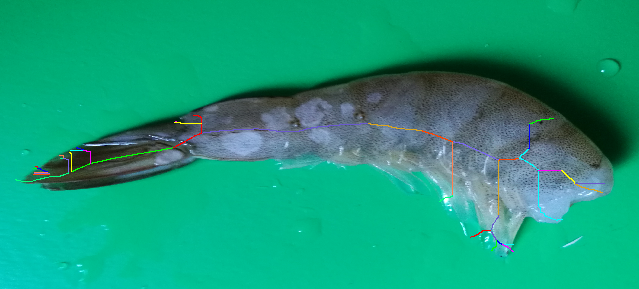
%> input picture 1.jpg, 639 x 289 px
$ octave count.m   (GNU Octave 9; MATLAB toolbox functions it lacks are replaced by stand-ins)
%> lines starting %> are read from the running program, lines starting %| are printed output that depends on the picture; in (x1, y1, x2, y2) boxes, pixels count from 0 and x2, y2 are one past the last pixel; in counts of white or black regions, pixels touching at a corner belong together; the program's own positions count from 1
clear ;clc ;close all ;
% 二值化
img = imread('1.jpg');
%> img is the input picture: size 289x639x3 uint8; mean R, G, B 22.9, 155.9, 121.7
[h,w,n] = size(img);
%> h = 289; w = 639; n = 3
hsv = rgb2hsv(img);  % 转hsv
%> hsv: size 289x639x3 double; mean H, S, V 0.462, 0.819, 0.625
s = hsv(:,:,2);      % s分量
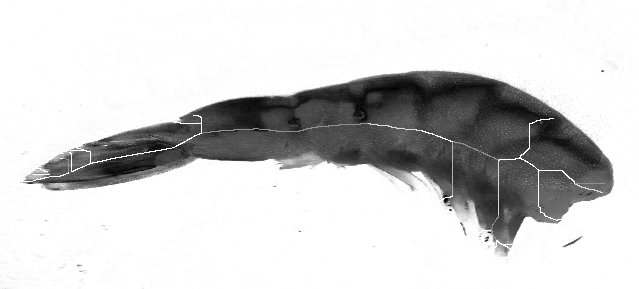
%> s: size 289x639 double; min 0, max 1, mean 0.819
bw = ~im2bw(s,graythresh(s)); % 二值化
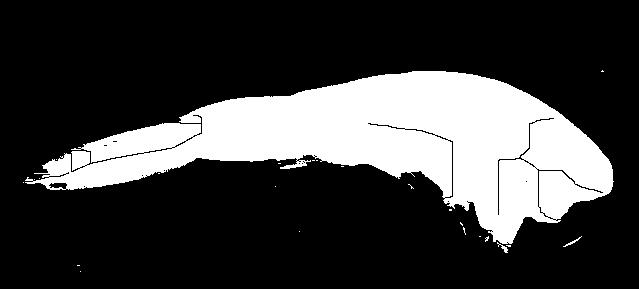
%> bw: size 289x639 logical; 24.3% white; 24 white regions (21 under 20 px), largest, box (x1, y1, x2, y2) and area: (25, 71, 614, 244) 44670, (563, 236, 582, 247) 37, (497, 242, 508, 253) 37
se = strel('disk',10);
bw2 = imclose(bw,se);
%> bw2: size 289x639 logical; 25.5% white; 7 white regions (5 under 20 px), largest, box (x1, y1, x2, y2) and area: (23, 71, 614, 253) 47085, (563, 236, 582, 247) 37
bw3 = bwareaopen(bw2,500);
%> bw3: size 289x639 logical; 25.5% white; 1 white region, box (x1, y1, x2, y2) and area: (23, 71, 614, 253) 47085

% 求边缘
bbw3 = double(bw3);
bwedge = edge(bbw3);
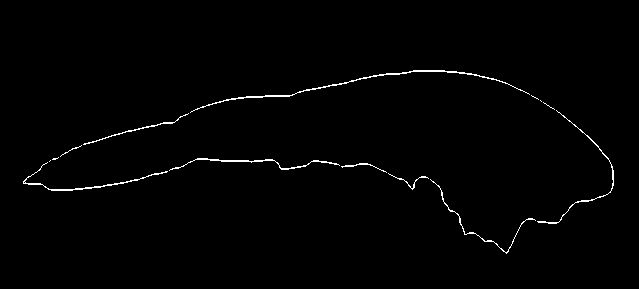
%> bwedge: size 289x639 logical; 1% white in thin lines or dots, all inside (x1, y1, x2, y2) = (23, 70, 614, 254)
indexedge = find(bwedge ~= 0);
%> indexedge = 1911 values from 6829 to 177343
[rowedge,coledge] = ind2sub(size(bwedge),indexedge);
%> rowedge = 1911 values, max 254 at index 1564, min 71 at index 1222, mean 149.4; coledge = 1911 values from 24 to 614
Yedge = rowedge';
%> Yedge has the same summary as rowedge
Xedge = coledge';
%> Xedge = 1911 values from 24 to 614
lenedge = length(Yedge);
%> lenedge = 1911

% 求边缘图像的质心
Xsum = 0;
Ysum = 0;
for i = 1:lenedge
    Xsum = Xsum + Xedge(i);
    Ysum = Ysum + Yedge(i);
end
%> this loop made 1911 passes
%> (Xsum, Ysum) on passes 1 to 3: (24, 182), (48, 365), (72, 549)
%> after the loop, Xsum = 623772; Ysum = 285492
Xcenter = Xsum / lenedge ;
%> Xcenter = 326.4
Ycenter = Ysum / lenedge ;
%> Ycenter = 149.4

% 细化
bw4 = bwmorph(bw3,'thin',Inf);
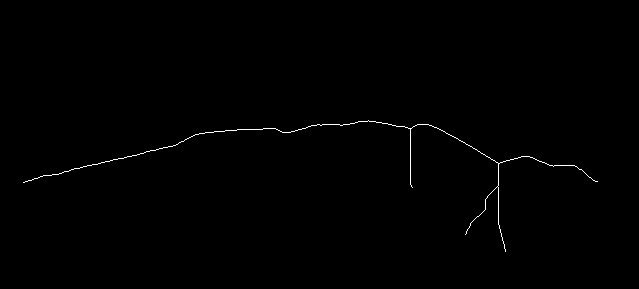
%> bw4: size 289x639 logical; 0.42% white in thin lines or dots, all inside (x1, y1, x2, y2) = (23, 120, 598, 252)
indexbw4 = find(bw4 ~= 0); % 非零点坐标索引
%> indexbw4 = 771 values from 6830 to 172715
[rowbw4,colbw4] = ind2sub(size(bw4),indexbw4);
%> rowbw4 = 771 values, max 252 at index 679, min 121 at index 346, mean 158.5; colbw4 = 771 values from 24 to 598
Ybw4 = rowbw4';
%> Ybw4 has the same summary as rowbw4
Xbw4 = colbw4';
%> Xbw4 = 771 values from 24 to 598
lenbw4 = length(Xbw4);
%> lenbw4 = 771

% 显示
showimg = bwedge;
showimg(bw4) = 1; % 将细化线映射到边缘图像
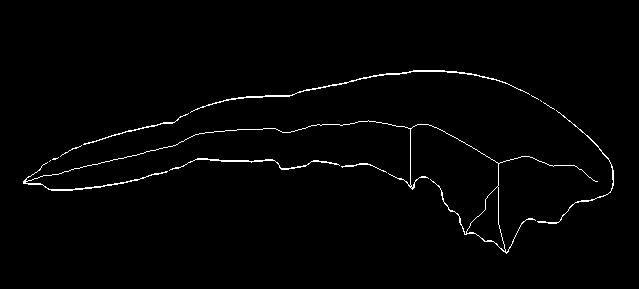
%> showimg: size 289x639 logical; 1.5% white in thin lines or dots, all inside (x1, y1, x2, y2) = (23, 70, 614, 254)
figure
imshow(showimg),title('交点、端点检测');

% 细化线的交点、端点检测
% 端点坐标
endpox = zeros(1,lenbw4); % 不清楚大小，故设为lenbw4
endpoy = zeros(1,lenbw4);
% 交点坐标
intpox = zeros(1,lenbw4);
intpoy = zeros(1,lenbw4);
j = 1;k = 1;
for i = 1:lenbw4
    Rect = bw4((Ybw4(i)-1):(Ybw4(i)+1),(Xbw4(i)-1):(Xbw4(i)+1)); % 3X3矩形
    SumRect = sum(sum(Rect)) ; % 3X3对矩形求和
    if(SumRect == 2) % 端点条件
        endpox(j) = Xbw4(i);
        endpoy(j) = Ybw4(i);
        j = j + 1;
    elseif((SumRect >= 4)) % 交点条件，或者设为 (SumRect == 4)?
        intpox(k) = Xbw4(i);
        intpoy(k) = Ybw4(i);
        k = k + 1;
    end
end
%> this loop made 771 passes
%> (Rect, SumRect, j) on pass 1: ([false false false; false true true; false false false], 2, 2)
%> (Rect, SumRect) on passes 2 to 7: ([false false true; true true false; false false false], 3), ([false false false; false true true; true false false], 3), ([false false false; true true true; false false false], 3), ([false false true; true true false; false false false], 3), ([false false false; false true true; true false false], 3), ([false false false; true true true; false false false], 3)
%> after the loop, endpox = 771 values, max 598 at index 5, min 0 at index 6, mean 2.6; endpoy = 771 values, max 252 at index 4, min 0 at index 6, mean 1.35; intpox = 771 values, max 500 at index 8, min 0 at index 9, mean 4.72; intpoy = 771 values, max 187 at index 5, min 0 at index 9, mean 1.55; j = 6; k = 9
indexend = find(endpox~=0); % 非零索引
%> indexend = [1 2 3 4 5]
indexint = find(intpox~=0);
%> indexint = [1 2 3 4 5 6 7 8]
% 交点、端点去重
thr = 5; %判断距离的阈值
for i = 1: length(indexend)-1 % 至少两个端点
    if(endpox(i)~=0)
        for j = i+1: length(indexend)
            d = sqrt((endpox(i)-endpox(j)).^2 + (endpoy(i)-endpoy(j)).^2);
            if(d<thr)
                endpox(j) = 0; % 距离太近的赋值0
                endpoy(j) = 0;
            end
        end
    end
end
%> this loop made 4 passes
%> after the loop, d = 115.6
if(length(indexint)<=1) % 可能没有交点或者一个交点
else % 两个交点以上
    for i = 1:length(indexint)-1
        if(intpox(i)~=0)
            for j = i+1:length(indexint)
                d = sqrt((intpox(i)-intpox(j)).^2 + (intpoy(i)-intpoy(j)).^2);
                if(d<thr)
                    intpox(j) = 0;
                    intpoy(j) = 0;
                end
            end
        end
    end
%> this loop made 7 passes
%> after the loop, d = 1; intpox = 771 values, max 499 at index 6, min 0 at index 2, mean 1.82; intpoy = 771 values, max 187 at index 5, min 0 at index 2, mean 0.623
end
indexend = find(endpox~=0); % 非零索引
indexint = find(intpox~=0);
%> indexint = [1 5 6]
lonend = length(indexend);
%> lonend = 5
lonint = length(indexint);
%> lonint = 3
% 将非零点集中到前端
for i = 1:lonint
    if(indexint(i)~=i)
        intpox(i) = intpox(indexint(i)) ;
        intpoy(i) = intpoy(indexint(i)) ;
        intpox(indexint(i)) = 0;
        intpoy(indexint(i)) = 0;
    end
end
%> this loop made 3 passes
%> after the loop, intpox = 771 values, max 499 at index 3, min 0 at index 4, mean 1.82; intpoy = 771 values, max 187 at index 2, min 0 at index 4, mean 0.623
intpox = intpox(1:length(indexint));
%> intpox = [410 498 499]
intpoy = intpoy(1:length(indexint));
%> intpoy = [129 187 164]
for i = 1:lonend
    if(indexend(i)~=i)
        endpox(i) = intpox(indexend(i)) ;
        endpoy(i) = intpoy(indexend(i)) ;
        endpox(indexend(i)) = 0;
        endpoy(indexend(i)) = 0;
    end
end
%> this loop made 5 passes
endpox = endpox(1:length(indexend));
%> endpox = [24 413 466 506 598]
endpoy = endpoy(1:length(indexend));
%> endpoy = [183 188 235 252 182]

% hold on
% plot(endpox,endpoy,'.','markersize',20);
% plot(intpox,intpoy,'*','markersize',10);


% 把检测到的交点背景化
for i = 1:lonint
    bw4(intpoy(i)-1:intpoy(i)+1,intpox(i)-1:intpox(i)+1) = 0;
end
[Map,num] = bwlabel(bw4,8);
%> Map: size 289x639 double; 8 distinct labels, from 0 to 7
%> num = 7
% [7 lines of commented-out code are left out]
maxcont = -inf ;
flag = 0;
Cont = zeros(1,num);
for k = 1:num
    for i = 1:h
        for j = 1:w
            if(Map(i,j)==k)
                Cont(k) = Cont(k) + 1;
            end
        end
    end
    if(maxcont<Cont(k))
        maxcont = Cont(k);
        flag = k;
    end
end
%> this loop made 7 passes
%> (maxcont, flag) on pass 1: (385, 1)
%> after the loop, Cont = [385 58 86 48 20 64 98]

% 只保留尾端最长支
endbw = bw4;
cont = 0;
for i = 1:h
    for j = 1:w
        if(Map(i,j) ~= flag)
            endbw(i,j) = 0;
        end
    end
end
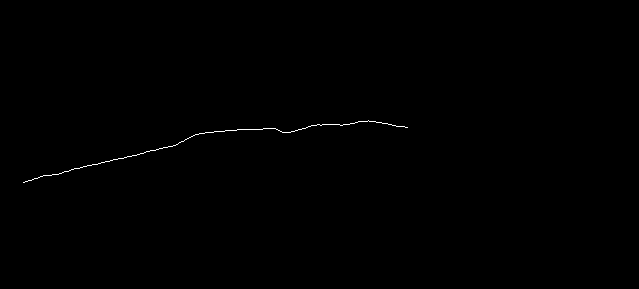
%> endbw: size 289x639 logical; 0.21% white in thin lines or dots, all inside (x1, y1, x2, y2) = (23, 120, 408, 183)
% [6 lines of commented-out code are left out]
indexendbw = find(endbw ~= 0); % 非零点坐标索引
%> indexendbw = 385 values from 6830 to 117751
[rowend,colend] = ind2sub(size(endbw),indexendbw);
%> rowend = 385 values, max 183 at index 1, min 121 at index 346, mean 142.9; colend = 385 values from 24 to 408
Yend = rowend';
%> Yend has the same summary as rowend
Xend = colend';
%> Xend = 385 values from 24 to 408
lenend = length(Xend);
%> lenend = 385
bwendpo = zeros(2,2);
j = 1;
for i = 1:lenend
    Rect = endbw((Yend(i)-1):(Yend(i)+1),(Xend(i)-1):(Xend(i)+1)); % 3X3矩形
    SumRect = sum(sum(Rect)) ; % 3X3对矩形求和
    if(SumRect == 2) % 端点条件
        bwendpo(1,j) = Xend(i);
        bwendpo(2,j) = Yend(i);
        j = j + 1;
    end
end
%> this loop made 385 passes
%> after the loop, bwendpo = [24 408; 183 128]; j = 3
hold on
plot(bwendpo(1,:),bwendpo(2,:),'*','markersize',10);
% 确定尾部起点
weiend = zeros(2,1);
d1 = sqrt((Xcenter-bwendpo(1,1)).^2 + (Ycenter-bwendpo(2,1)).^2);
%> d1 = 304.3
d2 = sqrt((Xcenter-bwendpo(1,2)).^2 + (Ycenter-bwendpo(2,2)).^2);
%> d2 = 84.35
if(d1 > d2)
    weiend = bwendpo(:,1);
%> weiend = [24; 183]
else
    weiend = bwendpo(:,2);
end

% 求尾部内切圆
Rr = zeros(1,lenend);
for o = 1:lenend
    minx = inf;
    for i = 1:lenedge
        d = sqrt((Xend(o)-Xedge(i)).^2 + (Yend(o)-Yedge(i)).^2);
        if(minx > d)
            minx = d;
        end
    end
    Rr(o) = minx;
end
%> after the loop, Rr = 385 values, max 49.19 at index 385, min 0 at index 1, mean 27.48

% 划分区间，统计半径数目
step = 2;
N = ceil(max(Rr)/step);
%> N = 25
Reg = zeros(2,N);
for n = 1:N
    Reg(1,n) = step * n;
    for o = 1:lenend
        if(Rr(o) > step*n && Rr(o) < step*(n+1))
           Reg(2,n) = Reg(2,n)+1;
        end
    end
end
%> this loop made 25 passes
%> after the loop, Reg = 25 columns, first 8: [2 4 6 8 10 12 14 16; 5 7 5 2 2 4 12 9]

% % 显示
% figure('NumberTitle', 'off', 'Name', '尾部内切圆半径统计');
% plot(Reg(1,:),Reg(2,:),'*','markersize',10);
% xlabel('半径'),ylabel('次数'),title('尾部内切圆半径统计');

maxposition = zeros(1,2);
maxposition(1,1) = find(Reg(2,:) == max(Reg(2,:)));
Reg(2,maxposition(1,1)) = 0;
maxposition(1,2) = find(Reg(2,:) == max(Reg(2,:)));
if(maxposition(1,1) - maxposition(1,2)>=2)
    Dmax = 2 * Reg(1,maxposition(1,2));
else
    Dmax = 2 * Reg(1,maxposition(1,1));
%> Dmax = 44
end

L = 3.2 * Dmax;
%> L = 140.8

hold on
alpha=0:pi/90:2*pi;
x = weiend(1,1) + L*cos(alpha);
%> x = 181 values, max 164.8 at index 1, min -116.8 at index 91, mean 24.78
y = weiend(2,1) + L*sin(alpha);
%> y = 181 values, max 323.8 at index 46, min 42.2 at index 136, mean 183
plot(x,y,'.')
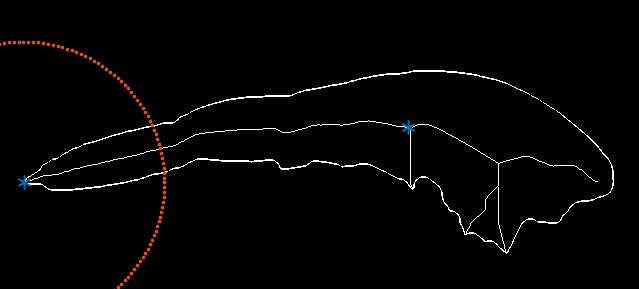
%> figure redrawn from the program's plot data; its title reads '交点、端点检测'

$ run again, with 10.jpg copied over 1.jpg
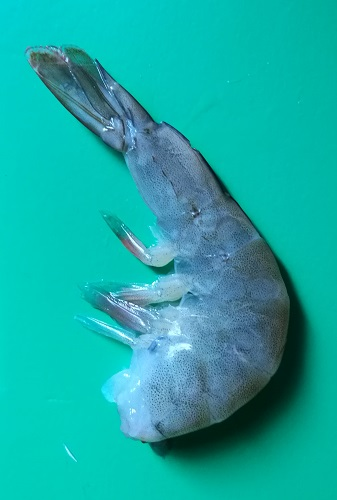
%> input picture 10.jpg, 337 x 500 px
%> img is the input picture: size 500x337x3 uint8; mean R, G, B 22.8, 170.7, 165.8
%> hsv: size 500x337x3 double; mean H, S, V 0.501, 0.856, 0.694
%> bw: size 500x337 logical; 25.8% white; 19 white regions (16 under 20 px), largest, box (x1, y1, x2, y2) and area: (26, 45, 290, 442) 43305, (65, 446, 76, 461) 31, (76, 48, 85, 54) 24
%> bw2: size 500x337 logical; 26.8% white; 3 white regions (1 under 20 px), largest, box (x1, y1, x2, y2) and area: (26, 45, 290, 444) 45127, (65, 446, 76, 461) 31
%> bw3: size 500x337 logical; 26.8% white; 1 white region, box (x1, y1, x2, y2) and area: (26, 45, 290, 444) 45127
%> bwedge: size 500x337 logical; 0.91% white in thin lines or dots, all inside (x1, y1, x2, y2) = (25, 45, 291, 444)
%> indexedge = 1538 values from 12550 to 145315
%> rowedge = 1538 values, max 444 at index 1015, min 46 at index 69, mean 246.2; coledge = 1538 values from 26 to 291
%> Yedge has the same summary as rowedge
%> lenedge = 1538
%> the loop `for i = 1:lenedge` made 1538 passes
%> (Xsum, Ysum) on passes 1 to 3: (26, 50), (52, 101), (78, 153)
%> after the loop `for i = 1:lenedge`: Xsum = 240337; Ysum = 378637
%> Xcenter = 156.3
%> Ycenter = 246.2
%> indexbw4 = 665 values from 14550 to 109282
%> rowbw4 = 665 values, max 427 at index 181, min 50 at index 1, mean 261.1; colbw4 = 665 values from 30 to 219
%> Ybw4 has the same summary as rowbw4
%> lenbw4 = 665
%> the loop `for i = 1:lenbw4` made 665 passes
%> (Rect, SumRect, j) on pass 1: ([false false false; false true false; false true false], 2, 2)
%> after the loop `for i = 1:lenbw4`: endpox = 665 values, max 132 at index 5, min 0 at index 6, mean 0.749; endpoy = 665 values, max 427 at index 5, min 0 at index 6, mean 2.11; intpox = 665 values, max 201 at index 9, min 0 at index 11, mean 2.82; intpoy = 665 values, max 383 at index 3, min 0 at index 11, mean 4.89; j = 6; k = 11
%> indexend = [1 2 3 4 5]
%> `indexint = find(intpox~=0);`: indexint = [1 2 3 4 5 6 7 8 9 10]
%> the loop `for i = 1: length(indexend)-1` made 4 passes
%> after the loop `for i = 1: length(indexend)-1`: d = 202.2
%> the loop `for i = 1:length(indexint)-1` made 9 passes
%> after the loop `for i = 1:length(indexint)-1`: d = 1; intpox = 665 values, max 200 at index 8, min 0 at index 2, mean 0.853; intpoy = 665 values, max 382 at index 1, min 0 at index 2, mean 1.44
%> `indexint = find(intpox~=0);`: indexint = [1 5 8]
%> lonend = 5
%> lonint = 3
%> the loop `for i = 1:lonint` made 3 passes
%> after the loop `for i = 1:lonint`: intpox = 665 values, max 200 at index 3, min 0 at index 4, mean 0.853; intpoy = 665 values, max 382 at index 1, min 0 at index 4, mean 1.44
%> `intpox = intpox(1:length(indexint));`: intpox = [169 198 200]
%> `intpoy = intpoy(1:length(indexint));`: intpoy = [382 326 248]
%> the loop `for i = 1:lonend` made 5 passes
%> `endpox = endpox(1:length(indexend));`: endpox = [30 90 122 124 132]
%> `endpoy = endpoy(1:length(indexend));`: endpoy = [50 319 381 225 427]
%> Map: size 500x337 double; 8 distinct labels, from 0 to 7
%> num = 7
%> the loop `for k = 1:num` made 7 passes
%> (maxcont, flag) on pass 1: (223, 1)
%> after the loop `for k = 1:num`: Cont = [223 107 46 86 50 64 77]
%> after the loop `for i = 1:h`:
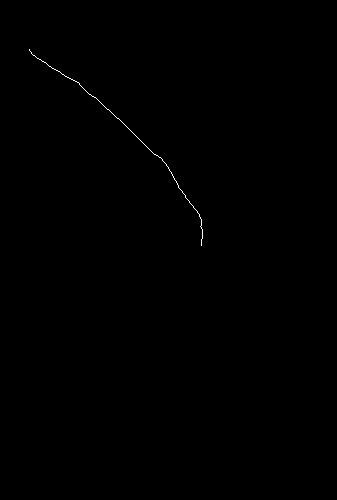
%> endbw: size 500x337 logical; 0.13% white in thin lines or dots, all inside (x1, y1, x2, y2) = (29, 49, 203, 246)
%> indexendbw = 223 values from 14550 to 101239
%> rowend = 223 values, max 246 at index 213, min 50 at index 1, mean 140.9; colend = 223 values from 30 to 203
%> Yend has the same summary as rowend
%> lenend = 223
%> the loop `for i = 1:lenend` made 223 passes
%> after the loop `for i = 1:lenend`: bwendpo = [30 202; 50 246]; j = 3
%> d1 = 233.3
%> d2 = 45.73
%> weiend = [30; 50]
%> after the loop `for o = 1:lenend`: Rr = 223 values, max 52.33 at index 213, min 2.83 at index 1, mean 27.41
%> N = 27
%> the loop `for n = 1:N` made 27 passes
%> after the loop `for n = 1:N`: Reg = 27 columns, first 8: [2 4 6 8 10 12 14 16; 2 4 2 1 3 7 4 6]
%> Dmax = 48
%> L = 153.6
%> x = 181 values, max 183.6 at index 1, min -123.6 at index 91, mean 30.85
%> y = 181 values, max 203.6 at index 46, min -103.6 at index 136, mean 50
%> `plot(x,y,'.')`:
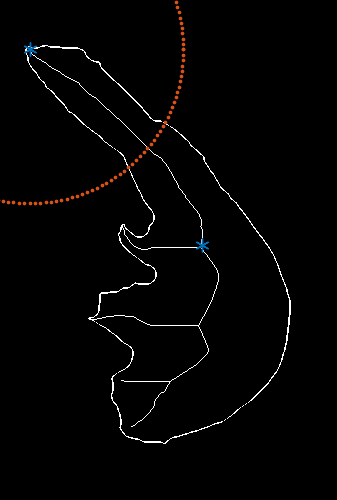
%> figure redrawn from the program's plot data; its title reads '交点、端点检测'

$ run again, with 11.jpg copied over 1.jpg
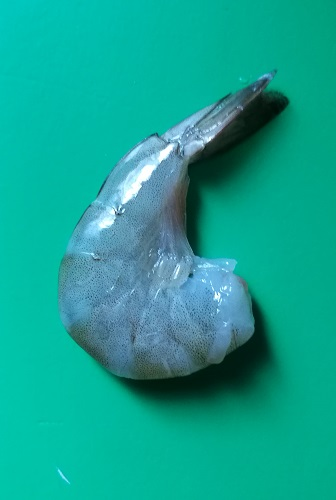
%> input picture 11.jpg, 336 x 500 px
%> img is the input picture: size 500x336x3 uint8; mean R, G, B 19.2, 162, 146.5
%> hsv: size 500x336x3 double; mean H, S, V 0.487, 0.881, 0.653
%> bw: size 500x336 logical; 20.6% white; 2 white regions, box (x1, y1, x2, y2) and area: (58, 73, 275, 380) 34625, (58, 470, 68, 482) 27
%> bw2: size 500x336 logical; 20.9% white; 2 white regions, box (x1, y1, x2, y2) and area: (58, 73, 275, 380) 35031, (58, 470, 68, 482) 28
%> bw3: size 500x336 logical; 20.9% white; 1 white region, box (x1, y1, x2, y2) and area: (58, 73, 275, 380) 35031
%> bwedge: size 500x336 logical; 0.71% white in thin lines or dots, all inside (x1, y1, x2, y2) = (57, 73, 275, 381)
%> indexedge = 1198 values from 28791 to 137102
%> rowedge = 1198 values, max 381 at index 379, min 74 at index 1130, mean 241.4; coledge = 1198 values from 58 to 275
%> Yedge has the same summary as rowedge
%> lenedge = 1198
%> the loop `for i = 1:lenedge` made 1198 passes
%> (Xsum, Ysum) on passes 1 to 3: (58, 291), (116, 583), (174, 876)
%> after the loop `for i = 1:lenedge`: Xsum = 208761; Ysum = 289167
%> Xcenter = 174.3
%> Ycenter = 241.4
%> indexbw4 = 376 values from 64238 to 136575
%> rowbw4 = 376 values, max 321 at index 255, min 75 at index 375, mean 214.9; colbw4 = 376 values from 129 to 274
%> Ybw4 has the same summary as rowbw4
%> lenbw4 = 376
%> `showimg(bw4) = 1;`:
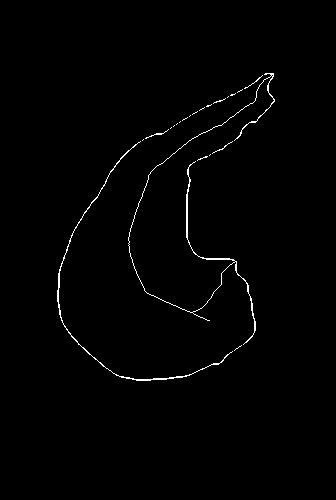
%> showimg: size 500x336 logical; 0.94% white in thin lines or dots, all inside (x1, y1, x2, y2) = (57, 73, 275, 381)
%> the loop `for i = 1:lenbw4` made 376 passes
%> Rect on passes 1 to 3: [false false true; false true false; false true false], [false true false; false true false; false true false], [false true false; false true false; false true false]
%> after the loop `for i = 1:lenbw4`: endpox = 376 values, max 274 at index 3, min 0 at index 4, mean 1.91; endpoy = 376 values, max 321 at index 1, min 0 at index 4, mean 1.75; intpox = 376 values, max 193 at index 1, min 0 at index 2, mean 0.513; intpoy = 376 values, max 313 at index 1, min 0 at index 2, mean 0.832; j = 4; k = 2
%> indexend = [1 2 3]
%> indexint = 1
%> the loop `for i = 1: length(indexend)-1` made 2 passes
%> after the loop `for i = 1: length(indexend)-1`: d = 192
%> lonend = 3
%> lonint = 1
%> the loop `for i = 1:lonint` made 1 pass
%> `intpox = intpox(1:length(indexint));`: intpox = 193
%> `intpoy = intpoy(1:length(indexint));`: intpoy = 313
%> the loop `for i = 1:lonend` made 3 passes
%> `endpox = endpox(1:length(indexend));`: endpox = [210 235 274]
%> `endpoy = endpoy(1:length(indexend));`: endpoy = [321 263 75]
%> Map: size 500x336 double; 4 distinct labels, from 0 to 3
%> num = 3
%> the loop `for k = 1:num` made 3 passes
%> (maxcont, flag) on pass 1: (300, 1)
%> after the loop `for k = 1:num`: Cont = [300 56 16]
%> indexendbw = 300 values from 64238 to 136575
%> rowend = 300 values, max 313 at index 205, min 75 at index 299, mean 194.4; colend = 300 values from 129 to 274
%> Yend has the same summary as rowend
%> lenend = 300
%> the loop `for i = 1:lenend` made 300 passes
%> after the loop `for i = 1:lenend`: bwendpo = [191 274; 313 75]; j = 3
%> d1 = 73.56
%> d2 = 194
%> weiend = [274; 75]
%> after the loop `for o = 1:lenend`: Rr = 300 values, max 62.01 at index 103, min 0 at index 300, mean 35.38
%> N = 32
%> the loop `for n = 1:N` made 32 passes
%> after the loop `for n = 1:N`: Reg = 32 columns, first 8: [2 4 6 8 10 12 14 16; 3 9 3 3 2 3 24 8]
%> Dmax = 40
%> L = 128
%> x = 181 values, max 402 at index 1, min 146 at index 91, mean 274.7
%> y = 181 values, max 203 at index 46, min -53 at index 136, mean 75
%> `plot(x,y,'.')`:
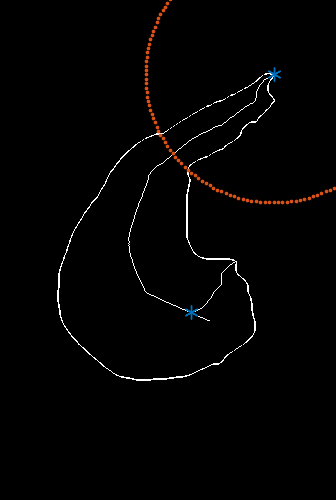
%> figure redrawn from the program's plot data; its title reads '交点、端点检测'
